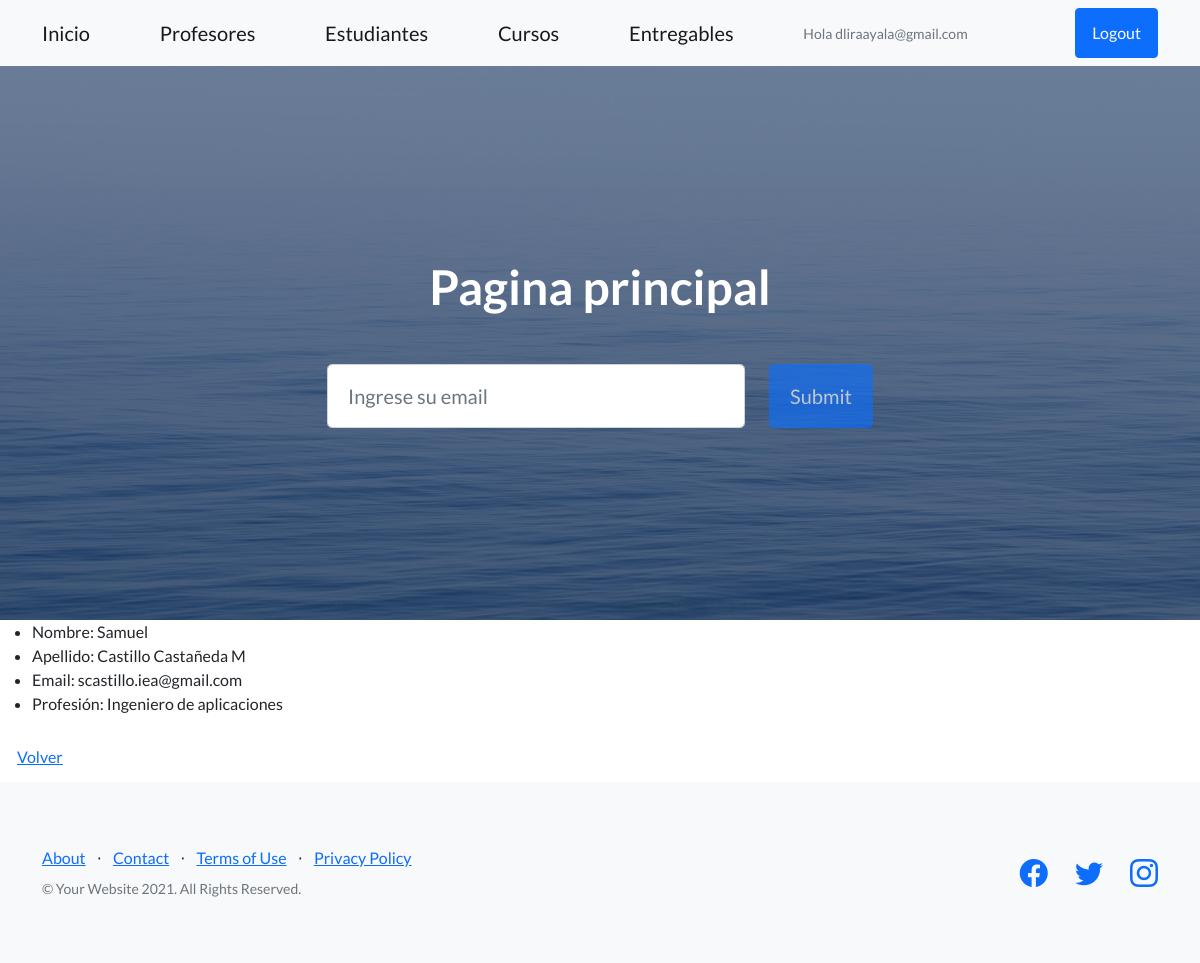
Screenshot of /AppCoder/profesores/view/20/ (signed in) with the database file from the repository.
### AppCoder/models.py (models this page shows, shortened)
class Profesor(models.Model):
    nombre = models.CharField(max_length=40)
    apellido = models.CharField(max_length=40)
    email = models.EmailField()
    profesion = models.CharField(max_length=40)

### AppCoder/views.py (the view)
# urls.py: path('profesores/view/<pk>/', views.ProfesorDetailView.as_view(), name='profesor_view'),
class ProfesorDetailView(DetailView):
    model = Profesor
    template_name = "AppCoder/ver_profesor.html"

### AppCoder/templates/AppCoder/ver_profesor.html
{% extends "AppCoder/padre.html" %}
{%  load static %}
{% block contenidoquecambia %}
    <ul>
        <li>Nombre: {{profesor.nombre}}</li>
        <li>Apellido: {{profesor.apellido}}</li>
        <li>Email: {{profesor.email}}</li>
        <li>Profesión: {{profesor.profesion}}</li>
    </ul>
    <a class="btn btn-link" href="{% url 'Profesores' %}">Volver</a>
{%  endblock %}

### AppCoder/templates/AppCoder/padre.html (shortened to what this page needs)
<!DOCTYPE html>
<html lang="en">
    <head>
        {% load static %}
        <link href="https://cdn.jsdelivr.net/npm/bootstrap-icons@1.5.0/font/bootstrap-icons.css" rel="stylesheet" type="text/css" />
        <link href="{% static 'AppCoder/css/styles.css' %}" rel="stylesheet" />
    </head>
    <body>
        <nav class="navbar navbar-light bg-light static-top">
            <div class="container">
                <a class="navbar-brand" href="{% url 'Inicio' %}">Inicio</a>
                <a class="navbar-brand" href="{% url 'Profesores' %}">Profesores</a>
                <a class="navbar-brand" href="{% url 'Estudiantes' %}">Estudiantes</a>
                <a class="navbar-brand" href="{% url 'Cursos' %}">Cursos</a>
                <a class="navbar-brand" href="{% url 'Entregables' %}">Entregables</a>
                {% if not user.is_authenticated %}
                <a class="btn btn-primary" href="{% url 'login' %}">Iniciar</a>
                {% else %}
                <p class="text-muted small mb-4 mb-lg-0">Hola {{user.username}}</p>
                {% endif %}
                <a class="btn btn-primary" href="{%  url 'logout' %}">Logout</a>
            </div>
        </nav>
        <header class="masthead">
            <div class="container position-relative">
                <div class="row justify-content-center">
                    <div class="col-xl-6">
                        <div class="text-center text-white">
                            <h1 class="mb-5">Pagina principal</h1>
                            <form class="form-subscribe" id="contactForm" data-sb-form-api-token="API_TOKEN">
                                <div class="row">
                                    <div class="col">
                                        <input class="form-control form-control-lg" id="emailAddress" type="email" placeholder="Ingrese su email" data-sb-validations="required,email" />
                                    </div>
                                    <div class="col-auto"><button class="btn btn-primary btn-lg disabled" id="submitButton" type="submit">Submit</button></div>
                                </div>
                            </form>
                        </div>
                    </div>
                </div>
            </div>
        </header>
       {% block contenidoquecambia %}
       {%  endblock %}
        <footer class="footer bg-light">
            <div class="container">
                <div class="row">
                    <div class="col-lg-6 h-100 text-center text-lg-start my-auto">
                        <ul class="list-inline mb-2">
                            <li class="list-inline-item"><a href="#!">About</a></li>
                            <li class="list-inline-item">⋅</li>
                            <li class="list-inline-item"><a href="#!">Contact</a></li>
                            <li class="list-inline-item">⋅</li>
                            <li class="list-inline-item"><a href="#!">Terms of Use</a></li>
                            <li class="list-inline-item">⋅</li>
                            <li class="list-inline-item"><a href="#!">Privacy Policy</a></li>
                        </ul>
                        <p class="text-muted small mb-4 mb-lg-0">&copy; Your Website 2021. All Rights Reserved.</p>
                    </div>
                    <div class="col-lg-6 h-100 text-center text-lg-end my-auto">
                        <ul class="list-inline mb-0">
                            <li class="list-inline-item me-4">
                                <a href="#!"><i class="bi-facebook fs-3"></i></a>
                            </li>
                            <li class="list-inline-item me-4">
                                <a href="#!"><i class="bi-twitter fs-3"></i></a>
                            </li>
                            <li class="list-inline-item">
                                <a href="#!"><i class="bi-instagram fs-3"></i></a>
                            </li>
                        </ul>
                    </div>
                </div>
            </div>
        </footer>
    </body>
</html>

### rows the page displays
Profesor: nombre "Samuel", apellido "Castillo Castañeda M", email "scastillo.iea@gmail.com", profesion "Ingeniero de aplicaciones"

### other values shown
{{ user.username }} "dliraayala@gmail.com"
